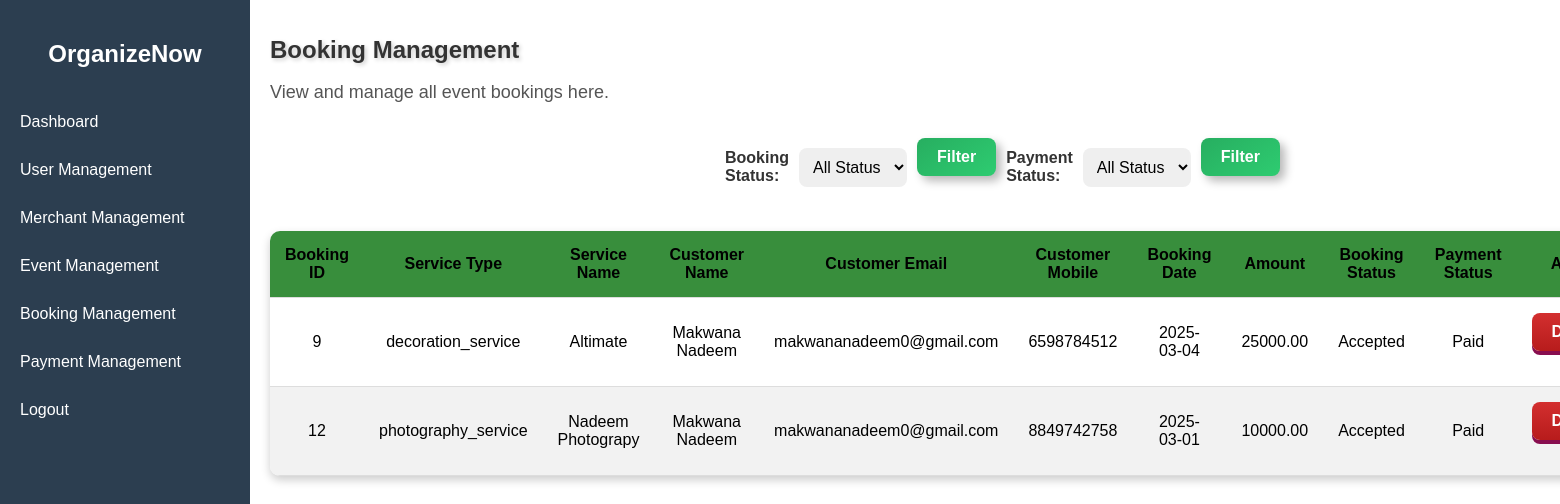
The page /Admin/booking_management.php (signed in) on the database its author committed.
### tables this page shows
CREATE TABLE `booking2` (
  `id` int(11) NOT NULL,
  `service_id` int(11) NOT NULL,
  `service_name` varchar(200) NOT NULL,
  `service_type` text NOT NULL,
  `booking_date` date NOT NULL,
  `customer_name` varchar(200) NOT NULL,
  `customer_email` varchar(200) NOT NULL,
  `customer_mobile` varchar(200) NOT NULL,
  `guest_count` int(200) NOT NULL,
  `num_days` int(50) NOT NULL,
  `total_price` decimal(10,2) NOT NULL,
  `status` enum('Pending','Accepted','Rejected') DEFAULT 'Pending',
  `payment_status` enum('Pending','Paid') DEFAULT 'Pending',
  `created_at` timestamp NOT NULL DEFAULT current_timestamp(),
  `user_id` int(11) NOT NULL,
  `merchant_id` int(11) NOT NULL,
  `event_image` varchar(255) NOT NULL
);

### Admin/booking_management.php (the view, shortened to what this page needs)
<?php
include "connection.php";
include "admin_sidebar.php";
?>
<h1>Booking Management</h1>
<p>View and manage all event bookings here.</p>
<?php
$query = "SELECT * FROM booking2 WHERE 1";
$result = $conn->query($query);
?>
<head>
</head>
<form method="GET">
    <label for="status">Booking Status:</label>
    <select name="status" id="status">
        <option value="">All Status</option>
    </select>
    <button type="submit">Filter</button>
    <label for="payment_status">Payment Status:</label>
    <select name="payment_status" id="payment_status">
        <option value="">All Status</option>
    </select>
    <button type="submit">Filter</button>
</form>
<table>
    <thead>
        <tr>
            <th>Booking ID</th>
            <th>Service Type</th>
            <th>Service Name</th>
            <th>Customer Name</th>
            <th>Customer Email</th>
            <th>Customer Mobile</th>
            <th>Booking Date</th>
            <th>Amount</th>
            <th>Booking Status</th>
            <th>Payment Status</th>
            <th>Action</th>
        </tr>
    </thead>
    <tbody>
        <?php while ($row = $result->fetch_assoc()) { ?>
            <tr>
                <td><?php echo $row['id']; ?></td>
                <td><?php echo $row['service_type']; ?></td>
                <td><?php echo $row['service_name']; ?></td>
                <td><?php echo $row['customer_name']; ?></td>
                <td><?php echo $row['customer_email']; ?></td>
                <td><?php echo $row['customer_mobile']; ?></td>
                <td><?php echo $row['booking_date']; ?></td>
                <td><?php echo $row['total_price']; ?></td>
                <td><?php echo $row['status']; ?></td>
                <td><?php echo $row['payment_status']; ?></td>
                <td class="action-buttons">
                    <button class="delete"><a href="?action=delete&booking_id=<?php echo $row['id']; ?>" onclick="return confirm('Are you sure you want to delete this booking?');">Delete</a></button>
                </td>
            </tr>
        <?php } ?>
    </tbody>
</table>

### Admin/admin_style.css (style rules this page uses)
body { font-family: Arial, sans-serif; margin: 0; padding: 0; display: flex; }
.content h1 { font-size: 24px; margin-bottom: 10px; }
.content p { margin-bottom: 20px; }
.content button { background-color: #007bff; color: white; border: none; padding: 10px 20px; cursor: pointer; margin-bottom: 20px; }

### Admin/booking_management.php (style rules this page uses)
h1 { color: #333; text-shadow: 2px 2px 4px rgba(0, 0, 0, 0.2); }
p { font-size: 18px; color: #555; }
form { display: flex; align-items: center; gap: 10px; padding: 15px; border-radius: 10px; max-width: 400px; margin: 20px auto; }
label { font-size: 16px; font-weight: bold; color: #333; }
select { padding: 10px; border: none; border-radius: 8px; font-size: 16px; cursor: pointer; transition: all 0.3s ease-in-out; }
button { padding: 10px 20px; border: none; border-radius: 8px; background: linear-gradient(145deg, #27ae60, #2ecc71); color: white; font-size: 16px; font-weight: bold; cursor: pointer; box-shadow: 5px 5px 10px #b8b8b8, -5px -5px 10px #ffffff; transition: all 0.3s ease-in-out; }
table { width: 100%; margin: 20px auto; border-collapse: collapse; box-shadow: 0px 4px 10px rgba(0, 0, 0, 0.2); background: white; border-radius: 10px; overflow: hidden; }
thead { background: #388E3C; color: rgb(0, 0, 0); }
th, td { padding: 15px; text-align: center; border-bottom: 1px solid #ddd; }
tr:nth-child(even) { background: #f2f2f2; }
.action-buttons a { text-decoration: none; color: white; }
.action-buttons .delete { background: linear-gradient(to bottom, #D32F2F, #B71C1C); box-shadow: 0px 4px #880E4F; }

### rows shown on the page
booking2: id "9", service_type "decoration_service", service_name "Altimate", customer_name "Makwana Nadeem", customer_email "makwananadeem0@gmail.com", customer_mobile "6598784512", booking_date "2025-03-04", total_price "25000.00", status "Accepted", payment_status "Paid"
booking2: id "12", service_type "photography_service", service_name "Nadeem Photograpy", customer_name "Makwana Nadeem", customer_email "makwananadeem0@gmail.com", customer_mobile "8849742758", booking_date "2025-03-01", total_price "10000.00", status "Accepted", payment_status "Paid"
